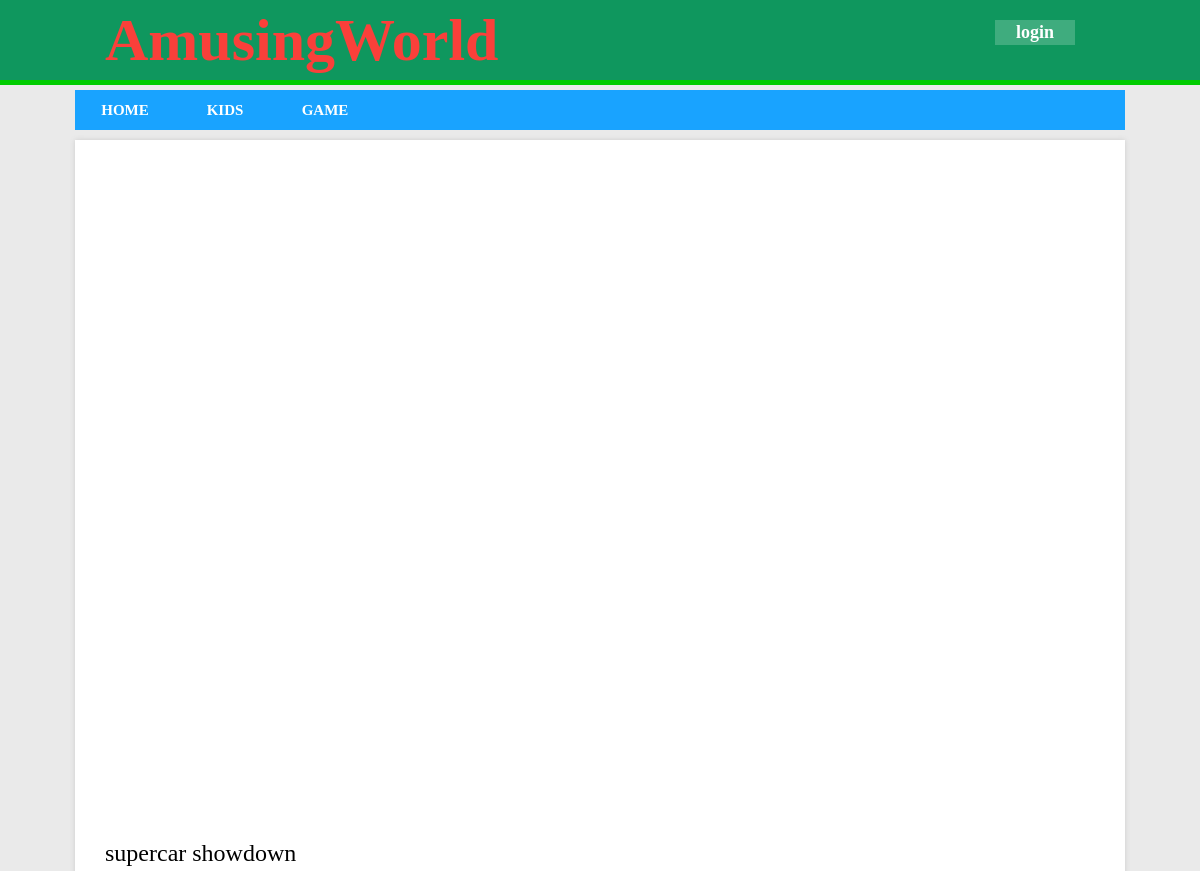
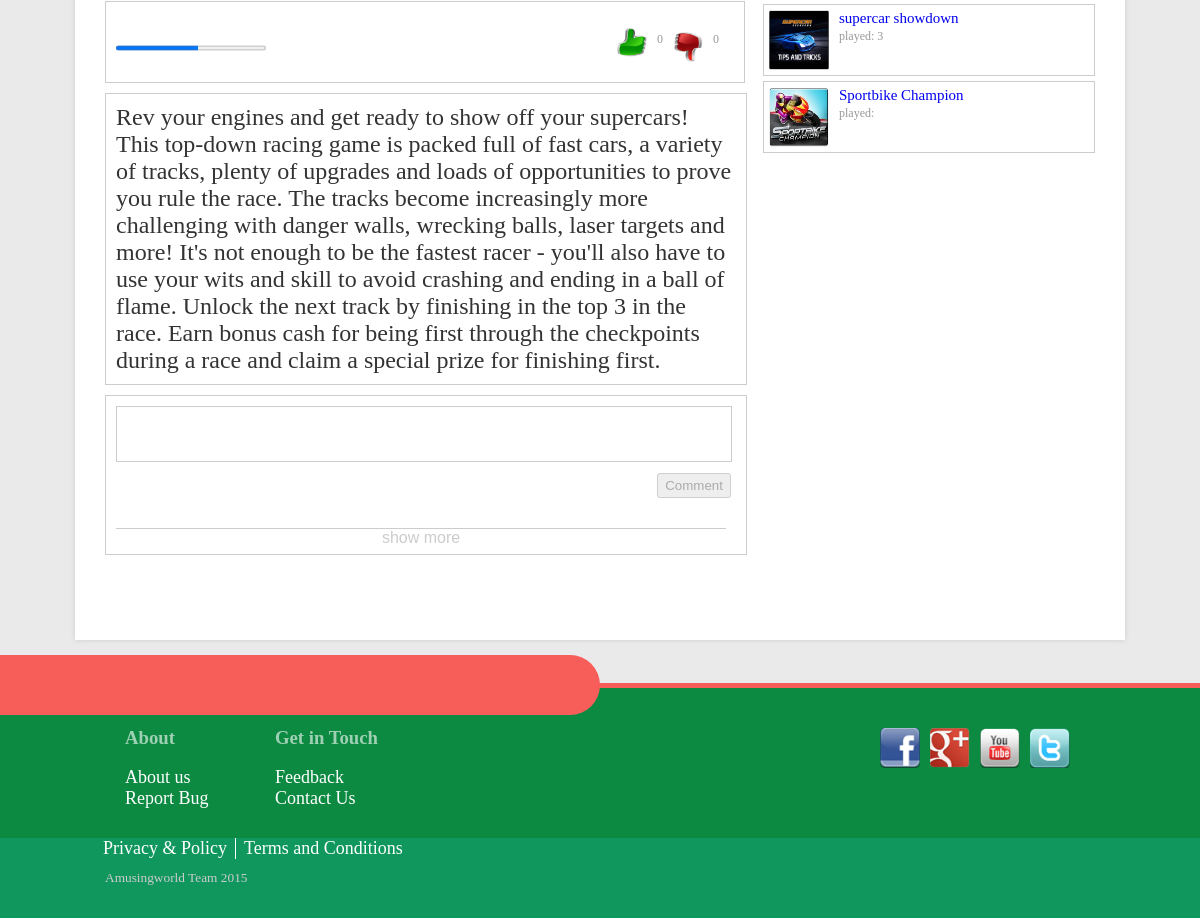
The page /index.php?page=kids-game-play&play=2 on the database its author committed (2 pictures, top to bottom).
### tables this page shows
CREATE TABLE IF NOT EXISTS `page_data` (
  `sl_no` int(11) NOT NULL AUTO_INCREMENT,
  `title` varchar(50) NOT NULL,
  `page_name` varchar(200) NOT NULL,
  `css` varchar(200) NOT NULL,
  `js` varchar(200) NOT NULL,
  `button_name` varchar(20) NOT NULL,
  `button_url` varchar(100) NOT NULL,
  PRIMARY KEY (`sl_no`)
);

### kids/game/kids-game-play.php (the view, shortened to what this page needs)
<?php
$query=mysqli_query($db,"SELECT * FROM `kids-game` WHERE sl_no='".$_GET['play']."'");
$sql=mysqli_fetch_array($query);
?>
<div class="prt1">
<div class="gameframe">
</div>
<?php
$likenum=mysqli_num_rows(mysqli_query($db,"SELECT `like` FROM `like_unlike` WHERE page='kids-game'"));
?>
<div class="body-part1">
<div class="part1-left">
<div class="game-heading">
<?php
echo substr($sql['name'],0,50);
?>
<div class="like-dislike-div">
<div class="prog-bar">
<progress value="55" max="100" id="prog" ></progress>
</div>
<div class="like-dislike-btn">
<div style="float:right; padding:5px; margin-top:5px;" id="unlike-posted"><?php echo 0; ?></div>
<div style="float:right; padding:5px; margin-top:5px;">
<img src="./young/game/unlike.png" height="30px" width="30px" id="unlike"  />
</div>
<div  style="float:right; padding:5px; margin-top:5px;" id="like-posted">
<?php echo $likenum; ?></div>
<div style="float:right; padding:5px;">
<img src="./young/game/like.png" height="30px" width="30px" id="like" />
</div>
</div>
</div>
<div class="description">
<?php echo $sql['description']; ?>
</div>
<div class="comment-box">
<div class="comment-txt-box">
<form name="" method="post" action="">
  <textarea name="comment-text" id="comment-text"></textarea>
<input type="submit" name="comment" id="comment" value="Comment" <?php if(!isset($_SESSION['user']))echo 'disabled="disabled"';?> />
</form>
</div>
<div class="load-comment">
<center>show more</center>
</div>
</div>
</div>
</div>
<div class="part1-right">
<?php
$query=mysqli_query($db,"SELECT sl_no,link,name,views FROM `kids-game`  ORDER BY view_time DESC LIMIT 5 ");
while($sql=mysqli_fetch_array($query))
{
?>
<a href="./index.php?page=kids-game-play&play=<?php echo $sql['sl_no']; ?>">
<div class="list-game">
<div class="list-game-left">
<div style="height:60px; width:60px; margin-top:5px;">
<img src="./data/kids/game/cache/<?php echo $sql['link']; ?>.png" height="60px" width="60px" />
</div>
</div>
<div class="list-game-right">
<?php
echo substr($sql['name'],0,50);
echo "<br />";
echo '<span style="font-size:12px; color:#999;">played: '.$sql["views"].'</span>';
?>
</div>
</div>
</a>
<?php
}
?>
</div>
</div>

### common/php/header.php (shortened to what this page needs)
<div class="header">
            <div class="logo-bar">
            <center>
            <div class="header-center">
				<a href="index.php?page=home">
					<div class="logo" align="left">
					</div>
                   </a>
                    <?php
					if(($_GET['page']!='home')&&($_GET['page']!='login'))
					{
					if(isset($_SESSION['user']))
					echo '<a href="logout.php"><div class="login-logout-btn">logout</div></a>';
					else
					{
                   echo '<a href="index.php?page=login"><div class="login-logout-btn">login</div></a>';
					}
					}
					?>
				</div>
			</center>
		</div>
		<div class="menu-divider">
		</div>
		<center>
				<div class="menu-bar">
					<a href="index.php?page=home">
                    	<div class="btn">
							HOME
						</div>
					</a>
<?php
$query=mysqli_query($db,"SELECT `button_name`,`button_url` FROM `page_data` WHERE page_name = '".$_GET['page']."'");
while($sql=mysqli_fetch_array($query))
if($sql['button_name']!='')
echo '<a href="'.$sql['button_url'].'"><div class="btn">'.$sql['button_name'].'</div></a>';
?>
				</div>
		</center>
 </div>

### common/css/header.css (style rules this page uses)
.header { min-width:1050px; height:140px; }
.header-center { width:1050px; height:80px; }
.logo-bar { min-width:1050px; height:80px; background-color:#0F975E; }
.logo { font-size:60px; font-weight:bold; color:#FA403A; line-height:80px; font-family:"Monotype Corsiva"; height:80px; width:400px; float:left; margin-left:30px; }
.menu-divider { height:5px; min-width:1050px; background-color:#0C0; }
.menu-bar { margin-top:5px; height:40px; background-color:#19A3FF; width:1050px; }
.btn { height:40px; float:left; width:100px; color:#FFFFFF; font-weight:bold; font-size:15px; line-height:40px; }
.header a { text-decoration:none; }
.login-logout-btn { float:right; height:25px; margin-top:20px; width:80px; color:#FFF; line-height:25px; font-weight:bold; background-color:rgba(255,255,255,.2); margin-right:50px; }

### common/css/bdy.css (style rules this page uses)
body a { text-decoration: none; font-size: 18px; }
body { margin:0px; background-color:rgba(204,204,204,.4); }

### kids/game/game-play.css (style rules this page uses)
.gameframe { margin-top:50px; height:610px; padding-top:5px; overflow:hidden; width:1000px; }
.part1-left { float:left; width:660px; margin-left:10px; margin-top:20px; margin-bottom:50px; }
.part1-right { float:right; margin-top:55px; padding-right:30px; }
.game-heading { padding-top:5px; font-size:24px; text-align:left; width:640px; padding-left:20px; padding-bottom:10px; }
.list-game { width:330px; height:70px; margin-top:5px; background-color:rgba(255,255,255,.8); border:solid 1px #CCCCCC; }
.list-game-left { width:70px; float:left; height:70px; }
.list-game-right { float:right; height:60px; width:250px; padding:5px; overflow:hidden; text-align:left; font-size:15px; }
.like-dislike-div { border:solid 1px #CCCCCC; height:80px; width:638px; background-color:rgba(255,255,255,.8); margin-bottom:5px; margin-top:5px; }
.like-dislike-btn { margin-top:20px; height:55px; float:right; font-size:12px; color:#999; margin-right:20px; }
.prog-bar { float:left; margin-left:10px; margin-top:25px; }
#prog { height:10px; width:150px; }
.description { margin-top:10px; background-color:rgba(255,255,255,.8); border:solid 1px #CCCCCC; padding:10px; text-align:left; color:#333; width:620px; }
.comment-box { margin-top:10px; background-color:rgba(255,255,255,.8); border:solid 1px #CCCCCC; padding:10px; text-align:left; color:#333; width:620px; margin-bottom:15px; }
#comment-text { width:610px; height:50px; resize:none; border:solid 1px #CCC; }
#comment { float:right; height:25px; margin-top:5px; margin-right:5px; }
.load-comment { width:610px; margin-top:30px; border-top:solid 1px #CCC; height:15px; color:#CCC; font-family:"Lucida Sans Unicode", "Lucida Grande", sans-serif; font-size:16px; }

### rows shown on the page
page_data: button_name "KIDS"
page_data: button_name "GAME"
kids-game: name "supercar showdown", description "Rev your engines and get ready to show off your supercars! This top-down racing game is packed full of fast cars, a variety of tracks, plenty of upgrades and loads of opportunities to prove you rule the race. The tracks become increasingly more challenging with danger walls, wrecking balls, laser targets and more! It's not enough to be the fastest racer - you'll also have to use your wits and skill to avoid crashing and ending in a ball of flame. Unlock the next track by finishing in the top 3 in the race. Earn bonus cash for being first through the checkpoints during a race and claim a special prize for finishing first.", link (picture), views "3"
kids-game: link (picture), name "Sportbike Champion"

### other values the page prints
$likenum "0"
